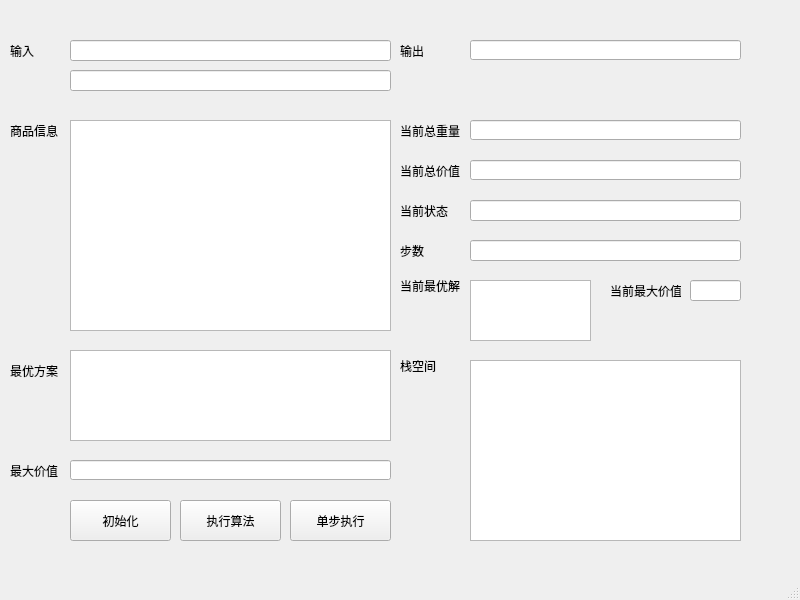
<?xml version="1.0" encoding="UTF-8"?>
<ui version="4.0">
 <class>MainWindow</class>
 <widget class="QMainWindow" name="MainWindow">
  <property name="geometry">
   <rect>
    <x>0</x>
    <y>0</y>
    <width>800</width>
    <height>600</height>
   </rect>
  </property>
  <property name="windowTitle">
   <string>MainWindow</string>
  </property>
  <widget class="QWidget" name="centralwidget">
   <widget class="QLabel" name="label">
    <property name="geometry">
     <rect>
      <x>10</x>
      <y>40</y>
      <width>51</width>
      <height>21</height>
     </rect>
    </property>
    <property name="text">
     <string>输入</string>
    </property>
   </widget>
   <widget class="QPushButton" name="pushButton">
    <property name="geometry">
     <rect>
      <x>70</x>
      <y>500</y>
      <width>101</width>
      <height>41</height>
     </rect>
    </property>
    <property name="text">
     <string>初始化</string>
    </property>
   </widget>
   <widget class="QPushButton" name="pushButton_2">
    <property name="geometry">
     <rect>
      <x>180</x>
      <y>500</y>
      <width>101</width>
      <height>41</height>
     </rect>
    </property>
    <property name="text">
     <string>执行算法</string>
    </property>
   </widget>
   <widget class="QLineEdit" name="inputEdit">
    <property name="geometry">
     <rect>
      <x>70</x>
      <y>40</y>
      <width>321</width>
      <height>21</height>
     </rect>
    </property>
    <property name="text">
     <string/>
    </property>
   </widget>
   <widget class="QTextEdit" name="itemsEdit">
    <property name="geometry">
     <rect>
      <x>70</x>
      <y>120</y>
      <width>321</width>
      <height>211</height>
     </rect>
    </property>
   </widget>
   <widget class="QLabel" name="label_2">
    <property name="geometry">
     <rect>
      <x>10</x>
      <y>110</y>
      <width>61</width>
      <height>41</height>
     </rect>
    </property>
    <property name="text">
     <string>商品信息</string>
    </property>
   </widget>
   <widget class="QLineEdit" name="arrowEdit1">
    <property name="geometry">
     <rect>
      <x>70</x>
      <y>70</y>
      <width>321</width>
      <height>21</height>
     </rect>
    </property>
   </widget>
   <widget class="QLabel" name="label_3">
    <property name="geometry">
     <rect>
      <x>10</x>
      <y>360</y>
      <width>71</width>
      <height>21</height>
     </rect>
    </property>
    <property name="text">
     <string>最优方案</string>
    </property>
   </widget>
   <widget class="QTextEdit" name="bestitemEdit">
    <property name="geometry">
     <rect>
      <x>70</x>
      <y>350</y>
      <width>321</width>
      <height>91</height>
     </rect>
    </property>
   </widget>
   <widget class="QLabel" name="label_4">
    <property name="geometry">
     <rect>
      <x>10</x>
      <y>460</y>
      <width>61</width>
      <height>21</height>
     </rect>
    </property>
    <property name="text">
     <string>最大价值</string>
    </property>
   </widget>
   <widget class="QLineEdit" name="bestvEdit">
    <property name="geometry">
     <rect>
      <x>70</x>
      <y>460</y>
      <width>321</width>
      <height>20</height>
     </rect>
    </property>
   </widget>
   <widget class="QPushButton" name="pushButton_3">
    <property name="geometry">
     <rect>
      <x>290</x>
      <y>500</y>
      <width>101</width>
      <height>41</height>
     </rect>
    </property>
    <property name="text">
     <string>单步执行</string>
    </property>
   </widget>
   <widget class="QLineEdit" name="outputEdit">
    <property name="geometry">
     <rect>
      <x>470</x>
      <y>40</y>
      <width>271</width>
      <height>20</height>
     </rect>
    </property>
   </widget>
   <widget class="QLabel" name="label_5">
    <property name="geometry">
     <rect>
      <x>400</x>
      <y>40</y>
      <width>51</width>
      <height>21</height>
     </rect>
    </property>
    <property name="text">
     <string>输出</string>
    </property>
   </widget>
   <widget class="QLabel" name="label_6">
    <property name="geometry">
     <rect>
      <x>400</x>
      <y>190</y>
      <width>61</width>
      <height>41</height>
     </rect>
    </property>
    <property name="text">
     <string>当前状态</string>
    </property>
   </widget>
   <widget class="QLineEdit" name="stateEdit">
    <property name="geometry">
     <rect>
      <x>470</x>
      <y>200</y>
      <width>271</width>
      <height>21</height>
     </rect>
    </property>
   </widget>
   <widget class="QLineEdit" name="stepEdit">
    <property name="geometry">
     <rect>
      <x>470</x>
      <y>240</y>
      <width>271</width>
      <height>21</height>
     </rect>
    </property>
   </widget>
   <widget class="QLabel" name="label_7">
    <property name="geometry">
     <rect>
      <x>400</x>
      <y>240</y>
      <width>61</width>
      <height>21</height>
     </rect>
    </property>
    <property name="text">
     <string>步数</string>
    </property>
   </widget>
   <widget class="QLineEdit" name="cwEdit">
    <property name="geometry">
     <rect>
      <x>470</x>
      <y>120</y>
      <width>271</width>
      <height>20</height>
     </rect>
    </property>
   </widget>
   <widget class="QLineEdit" name="cvEdit">
    <property name="geometry">
     <rect>
      <x>470</x>
      <y>160</y>
      <width>271</width>
      <height>20</height>
     </rect>
    </property>
   </widget>
   <widget class="QLabel" name="label_8">
    <property name="geometry">
     <rect>
      <x>400</x>
      <y>110</y>
      <width>81</width>
      <height>41</height>
     </rect>
    </property>
    <property name="text">
     <string>当前总重量</string>
    </property>
   </widget>
   <widget class="QLabel" name="label_9">
    <property name="geometry">
     <rect>
      <x>400</x>
      <y>150</y>
      <width>61</width>
      <height>41</height>
     </rect>
    </property>
    <property name="text">
     <string>当前总价值</string>
    </property>
   </widget>
   <widget class="QTextEdit" name="staEdit">
    <property name="geometry">
     <rect>
      <x>470</x>
      <y>360</y>
      <width>271</width>
      <height>181</height>
     </rect>
    </property>
   </widget>
   <widget class="QLabel" name="label_10">
    <property name="geometry">
     <rect>
      <x>400</x>
      <y>350</y>
      <width>51</width>
      <height>31</height>
     </rect>
    </property>
    <property name="text">
     <string>栈空间</string>
    </property>
   </widget>
   <widget class="QLabel" name="label_11">
    <property name="geometry">
     <rect>
      <x>400</x>
      <y>70</y>
      <width>40</width>
      <height>12</height>
     </rect>
    </property>
    <property name="text">
     <string/>
    </property>
   </widget>
   <widget class="QLabel" name="label_12">
    <property name="geometry">
     <rect>
      <x>400</x>
      <y>260</y>
      <width>91</width>
      <height>51</height>
     </rect>
    </property>
    <property name="text">
     <string>当前最优解</string>
    </property>
   </widget>
   <widget class="QLabel" name="label_13">
    <property name="geometry">
     <rect>
      <x>610</x>
      <y>260</y>
      <width>71</width>
      <height>61</height>
     </rect>
    </property>
    <property name="text">
     <string>当前最大价值</string>
    </property>
   </widget>
   <widget class="QTextEdit" name="cbiEdit">
    <property name="geometry">
     <rect>
      <x>470</x>
      <y>280</y>
      <width>121</width>
      <height>61</height>
     </rect>
    </property>
   </widget>
   <widget class="QLineEdit" name="cbvEdit">
    <property name="geometry">
     <rect>
      <x>690</x>
      <y>280</y>
      <width>51</width>
      <height>21</height>
     </rect>
    </property>
   </widget>
  </widget>
  <widget class="QMenuBar" name="menubar">
   <property name="geometry">
    <rect>
     <x>0</x>
     <y>0</y>
     <width>800</width>
     <height>17</height>
    </rect>
   </property>
  </widget>
  <widget class="QStatusBar" name="statusbar"/>
 </widget>
 <resources/>
 <connections/>
</ui>
